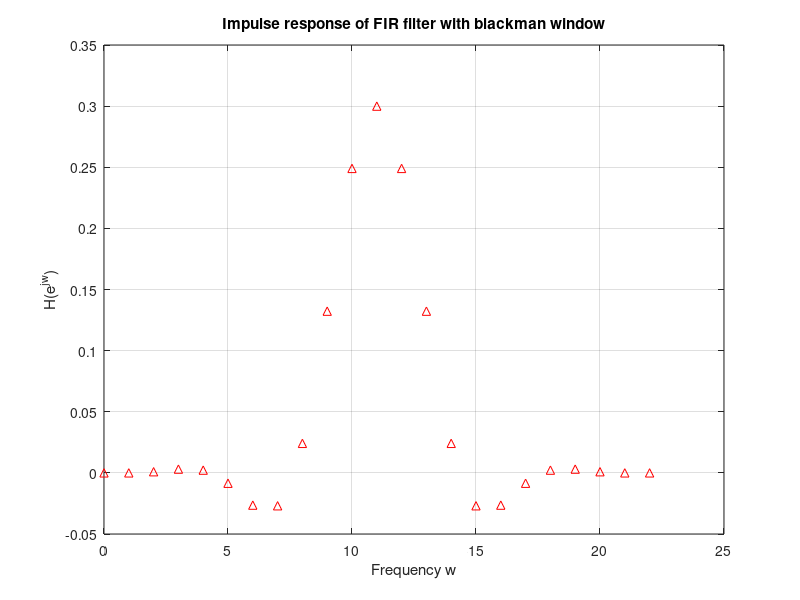
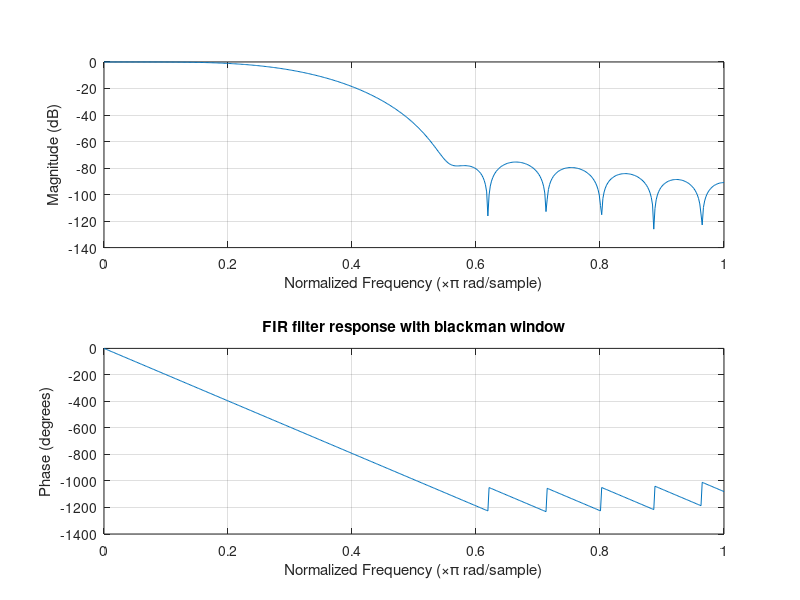
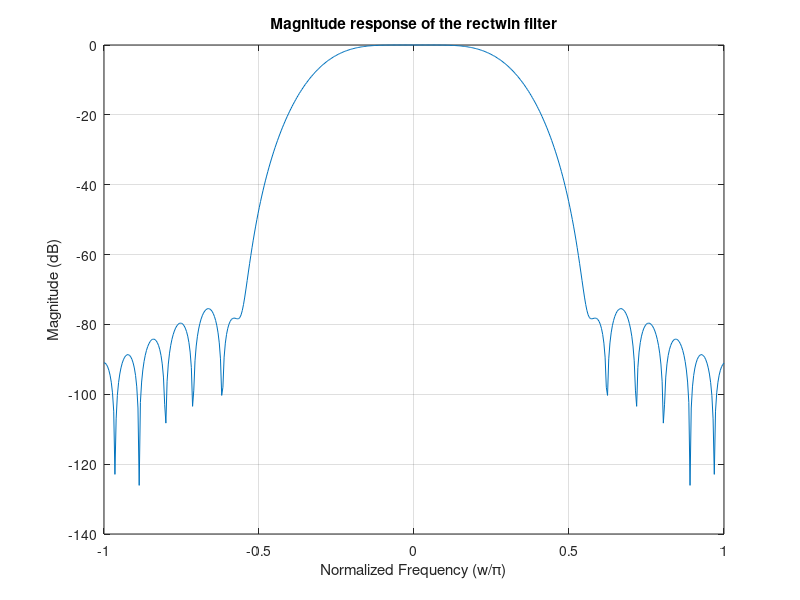

Write MATLAB code to recreate these figures, in order.
%% Matlab Problem 1 rectwin
clear all
L=22;
%win = rectwin(L+1);
%win = bartlett(L+1);
%win = hann(L+1);
%win = hamming(L+1);
win = blackman(L+1);
n = -L/2:L/2;
w0 = 0.3*pi; % cut-off frequency
hfilt = (w0/ pi) * sinc (w0*n/pi); % impulse response of the FIR filter
hd = hfilt.*win'; % windowed response
 
w = linspace(-pi,pi,512);
figure(1)
impz(hd);
xlabel('Frequency w');
ylabel('H(e^j^w)');
title('Impulse response of FIR filter with blackman window');
%Frequency Response
h = fftshift(fft(hd,length(w)));
grid on
 
figure(2)
freqz(hd); % magnitude and phase plots
title('FIR filter response with blackman window');
 
figure(3)
plot(w/pi, 20*log10(abs(h)));
xlabel('Normalized Frequency (w/\pi)');
ylabel('Magnitude (dB)');
title('Magnitude response of the rectwin filter');
grid on
 
%Ideal filter response
hideal=zeros(1,length(w));
for i=1:length(w)
if(abs(w(i))<w0)
hideal(i)=1;
end
end
%Squared Error
error = 0;
for i = 1:length(w)
error = error + abs(power(h(i) - hideal(i),2));
end
error/length(w)

%% bartlett

%% hann

%% hamming
%% blackman

